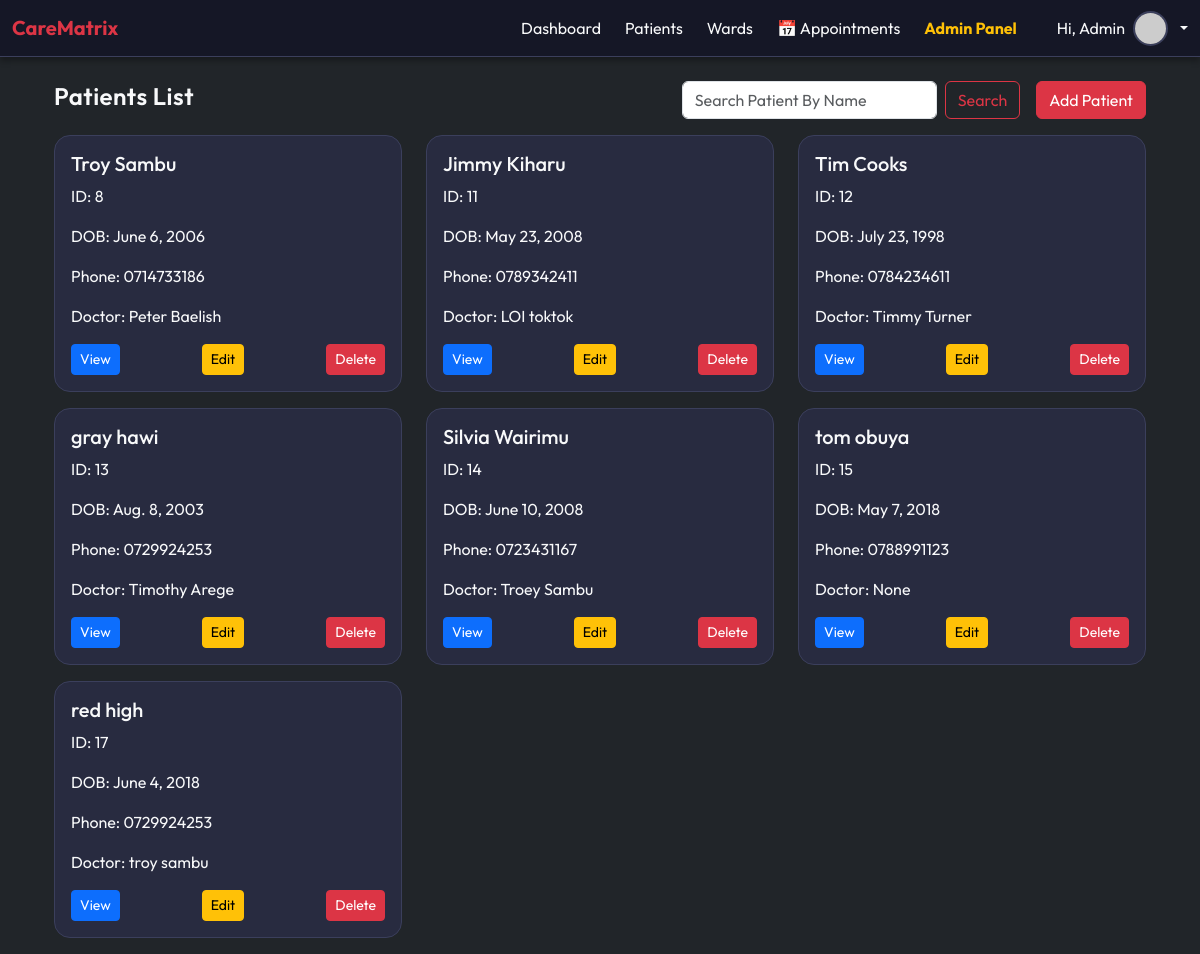
/patients/ (signed in), run on the app's committed database.
### patients/models.py (models this page shows, shortened)
class Patient(models.Model):
    first_name = models.CharField(max_length=50)
    last_name = models.CharField(max_length=50)
    date_of_birth = models.DateField()
    gender = models.CharField(max_length=10)
    phone = models.CharField(max_length=15)
    address = models.TextField(blank=True)
    doctor = models.CharField(blank=True, null=True, max_length=100)
    is_high_risk = models.BooleanField(default=False)
    current_bed = models.OneToOneField(Bed, null=True, blank=True, on_delete=models.SET_NULL, related_name='occupant')

### patients/views.py (the view)
# urls.py: path('', views.patient_list, name='patient_list'),
@login_required
def patient_list(request):
    query = request.GET.get('q')
    if query:
        patients = Patient.objects.filter(
            Q(first_name__icontains=query) | Q(last_name__icontains=query)
        )
    else:
        patients = Patient.objects.all()
    return render(request, 'patients/list.html', {'patients': patients, 'query': query})

### patients/templates/patients/list.html
{% extends "base.html" %}
{% block content %}
<div class="container mt-4">
    <div class="d-flex justify-content-between align-items-center mb-3">
        <h2 class="page-title">Patients List</h2>
        <div class="d-flex gap-3 align-items-center">
            <form method="GET" action="{% url 'patients:patient_list' %}" class="d-flex">
                <input type="text" name="q" class="form-control me-2" placeholder="Search Patient By Name" value="{{ query|default:'' }}">
                <button type="submit" class="btn btn-outline-danger">Search</button>
            </form>
            <a href="{% url 'patients:patient_create' %}" class="btn btn-danger">Add Patient</a>
        </div>
    </div>
    {% if patients %}
    <div class="row">
        {% for patient in patients %}
        <div class="col-md-4 mb-3">
            <div class="content-card p-3">
                <h5>{{ patient.first_name }} {{ patient.last_name }}</h5>
                <p>ID: {{ patient.id }}</p>
                <p>DOB: {{ patient.date_of_birth }}</p>
                <p>Phone: {{ patient.phone }}</p>
                <p>Doctor: {{ patient.doctor }}</p>
                <div class="d-flex justify-content-between mt-2">
                    <a href="{% url 'patients:patient_detail' patient.id %}" class="btn btn-primary btn-sm">View</a>
                    <a href="{% url 'patients:patient_update' patient.id %}" class="btn btn-warning btn-sm">Edit</a>
                    <a href="{% url 'patients:patient_delete' patient.id %}" class="btn btn-danger btn-sm">Delete</a>
                </div>
            </div>
        </div>
        {% endfor %}
    </div>
    {% else %}
        <p>No patients found. <a href="{% url 'patients:patient_create' %}">Add a patient</a>.</p>
    {% endif %}
</div>
{% endblock %}

### accounts/templates/base.html (style rules this page uses)
:root { --main-bg: #1B1E32; --card-bg: #282B40; --primary: #0d6efd; --accent: #dc3545; --text-color: #f8f9fa; --border-color: #3b3f5c; --nav-bg: #151726; }
body { font-family: 'Outfit', sans-serif; background: var(--main-bg); color: var(--text-color); min-height: 100vh; }
.content-card { background: var(--card-bg); border: 1px solid var(--border-color); border-radius: 16px; overflow: hidden; transition: transform 0.2s ease, box-shadow 0.2s ease; color: var(--text-color); }
.page-title { font-size: 1.5rem; font-weight: 600; color: var(--text-color); letter-spacing: 0.02em; }

### data on the page
Patient: first_name "Troy", last_name "Sambu", id "8", date_of_birth "June 6, 2006", phone "0714733186", doctor "Peter Baelish"
Patient: first_name "Jimmy", last_name "Kiharu", id "11", date_of_birth "May 23, 2008", phone "0789342411", doctor "LOI toktok"
Patient: first_name "Tim", last_name "Cooks", id "12", date_of_birth "July 23, 1998", phone "0784234611", doctor "Timmy Turner"
Patient: first_name "gray", last_name "hawi", id "13", date_of_birth "Aug. 8, 2003", phone "0729924253", doctor "Timothy Arege"
Patient: first_name "Silvia", last_name "Wairimu", id "14", date_of_birth "June 10, 2008", phone "0723431167", doctor "Troey Sambu"
Patient: first_name "tom", last_name "obuya", id "15", date_of_birth "May 7, 2018", phone "0788991123", doctor "None"
Patient: first_name "red", last_name "high", id "17", date_of_birth "June 4, 2018", phone "0729924253", doctor "troy sambu"
